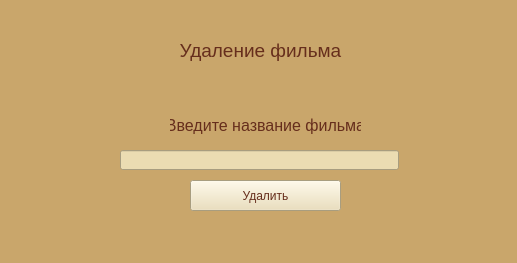
<?xml version="1.0" encoding="UTF-8"?>
<ui version="4.0">
 <class>MainWindow</class>
 <widget class="QMainWindow" name="MainWindow">
  <property name="geometry">
   <rect>
    <x>0</x>
    <y>0</y>
    <width>517</width>
    <height>263</height>
   </rect>
  </property>
  <property name="windowTitle">
   <string>MainWindow</string>
  </property>
  <property name="styleSheet">
   <string notr="true">background-color:#C9A66B</string>
  </property>
  <widget class="QWidget" name="centralwidget">
   <widget class="QLineEdit" name="le_title">
    <property name="geometry">
     <rect>
      <x>120</x>
      <y>150</y>
      <width>279</width>
      <height>20</height>
     </rect>
    </property>
    <property name="styleSheet">
     <string notr="true">background-color:#EBDCB2;
color:#662E1C</string>
    </property>
   </widget>
   <widget class="QLabel" name="label_2">
    <property name="geometry">
     <rect>
      <x>170</x>
      <y>110</y>
      <width>191</width>
      <height>31</height>
     </rect>
    </property>
    <property name="font">
     <font>
      <pointsize>12</pointsize>
     </font>
    </property>
    <property name="styleSheet">
     <string notr="true">color:#662E1C</string>
    </property>
    <property name="text">
     <string>Введите название фильма</string>
    </property>
    <property name="alignment">
     <set>Qt::AlignCenter</set>
    </property>
   </widget>
   <widget class="QLabel" name="label">
    <property name="geometry">
     <rect>
      <x>120</x>
      <y>40</y>
      <width>281</width>
      <height>21</height>
     </rect>
    </property>
    <property name="font">
     <font>
      <pointsize>14</pointsize>
     </font>
    </property>
    <property name="styleSheet">
     <string notr="true">color:#662E1C</string>
    </property>
    <property name="text">
     <string>Удаление фильма</string>
    </property>
    <property name="alignment">
     <set>Qt::AlignCenter</set>
    </property>
   </widget>
   <widget class="QPushButton" name="btn_delete_from_favourite">
    <property name="geometry">
     <rect>
      <x>190</x>
      <y>180</y>
      <width>151</width>
      <height>31</height>
     </rect>
    </property>
    <property name="styleSheet">
     <string notr="true">background-color:#EBDCB2;
color:#662E1C</string>
    </property>
    <property name="text">
     <string>Удалить</string>
    </property>
   </widget>
  </widget>
  <widget class="QMenuBar" name="menubar">
   <property name="geometry">
    <rect>
     <x>0</x>
     <y>0</y>
     <width>517</width>
     <height>21</height>
    </rect>
   </property>
  </widget>
  <widget class="QStatusBar" name="statusbar"/>
 </widget>
 <resources/>
 <connections/>
</ui>
